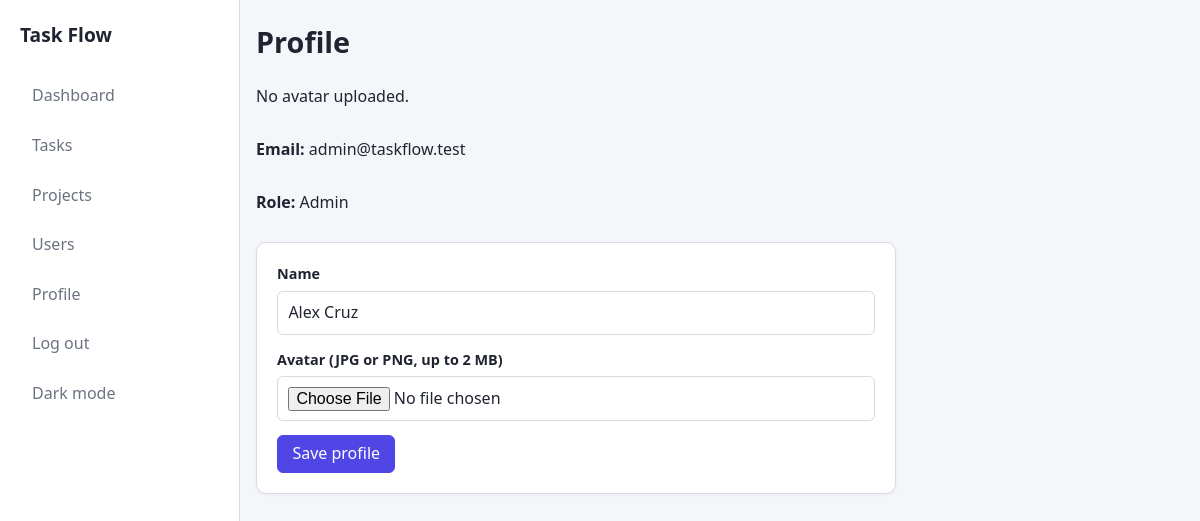
The page /pages/profile.php (signed in) on the database its author committed.
### tables this page shows
CREATE TABLE users (
    id INT AUTO_INCREMENT PRIMARY KEY,
    name VARCHAR(100) NOT NULL,
    email VARCHAR(150) NOT NULL UNIQUE,
    password_hash VARCHAR(255) NOT NULL,
    role ENUM('admin', 'member') NOT NULL DEFAULT 'member',
    avatar VARCHAR(255) NULL,
    created_at TIMESTAMP NOT NULL DEFAULT CURRENT_TIMESTAMP
);

### includes/functions.php (called while the page is built, shortened)
<?php
function e($value)
{
    return htmlspecialchars((string) $value, ENT_QUOTES, 'UTF-8');
}

### pages/profile.php (the view, shortened to what this page needs)
<?php
require_once dirname(__DIR__) . '/config/database.php';
$user_id = (int) $_SESSION['user_id'];
$errors = [];
$name = '';
$user = [];
try {
    $stmt = $pdo->prepare('SELECT name, email, role, avatar FROM users WHERE id = ?');
    $stmt->execute([$user_id]);
    $user = $stmt->fetch();
} catch (PDOException $e) {
    logError($e->getMessage());
    $errors['general'] = 'Something went wrong. Please try again.';
}
if ($user !== []) {
    $name = $user['name'];
}
require_once BASE_PATH . '/includes/header.php';
?>
<h1>Profile</h1>
<?php if ($user !== []): ?>
    <?php if (!empty($user['avatar']) && basename($user['avatar']) === $user['avatar']
        && is_file(BASE_PATH . '/uploads/' . $user['avatar'])): ?>
        <img src="<?php echo BASE_URL; ?>/uploads/<?php echo e($user['avatar']); ?>" alt="Current profile avatar" width="96" height="96">
    <?php else: ?>
        <p>No avatar uploaded.</p>
    <?php endif; ?>
    <p><strong>Email:</strong> <?php echo e($user['email']); ?></p>
    <p><strong>Role:</strong> <?php echo e(ucfirst($user['role'])); ?></p>
    <form method="post" action="<?php echo BASE_URL; ?>/pages/profile.php" enctype="multipart/form-data">
        <div class="field<?php echo isset($errors['name']) ? ' has-error' : ''; ?>">
            <label for="name">Name</label>
            <input type="text" id="name" name="name" maxlength="100" value="<?php echo e($name); ?>" required>
        </div>
        <div class="field<?php echo isset($errors['avatar']) ? ' has-error' : ''; ?>">
            <label for="avatar">Avatar (JPG or PNG, up to 2 MB)</label>
            <input type="file" id="avatar" name="avatar" accept="image/jpeg,image/png">
        </div>
        <button type="submit" class="btn btn-primary">Save profile</button>
    </form>
<?php endif; ?>
<?php require_once BASE_PATH . '/includes/layout_end.php'; ?>

### assets/css/style.css (style rules this page uses)
body.theme-light { --bg: #f5f6fa; --surface: #ffffff; --surface-alt: #eef0f6; --text: #1f2430; --muted: #6b7280; --border: #d7dbe4; --primary: #4f46e5; --primary-text: #ffffff; --danger: #b91c1c; --danger-soft: #fdecec; --success: #15803d; --success-soft: #e8f6ee; --info-soft: #e8f0fe; }
* { box-sizing: border-box; }
body { margin: 0; background: var(--bg); color: var(--text); font-family: "Segoe UI", system-ui, -apple-system, Arial, sans-serif; line-height: 1.55; }
h1, h2, h3 { line-height: 1.25; margin: 0 0 0.5rem; }
h1 { font-size: 1.8rem; font-weight: 650; }
p { margin: 0 0 0.75rem; }
main > form:not(.row) { width: 100%; max-width: 640px; padding: 1.25rem; border: 1px solid var(--border); border-radius: 10px; background: var(--surface); box-shadow: 0 1px 3px rgb(31 36 48 / 6%); }
.btn { display: inline-block; padding: 0.5rem 0.9rem; border: 1px solid var(--border); border-radius: 6px; background: var(--surface); color: var(--text); font: inherit; line-height: 1.2; cursor: pointer; }
.btn-primary { background: var(--primary); border-color: var(--primary); color: var(--primary-text); }
.field { display: flex; flex-direction: column; gap: 0.3rem; margin-bottom: 0.9rem; }
.field label { font-size: 0.9rem; font-weight: 600; }
.field input, .field select, .field textarea { width: 100%; padding: 0.55rem 0.65rem; border: 1px solid var(--border); border-radius: 6px; background: var(--surface); color: var(--text); font: inherit; }

### rows shown on the page
users: email "admin@taskflow.test", role "Admin", name "Alex Cruz"
